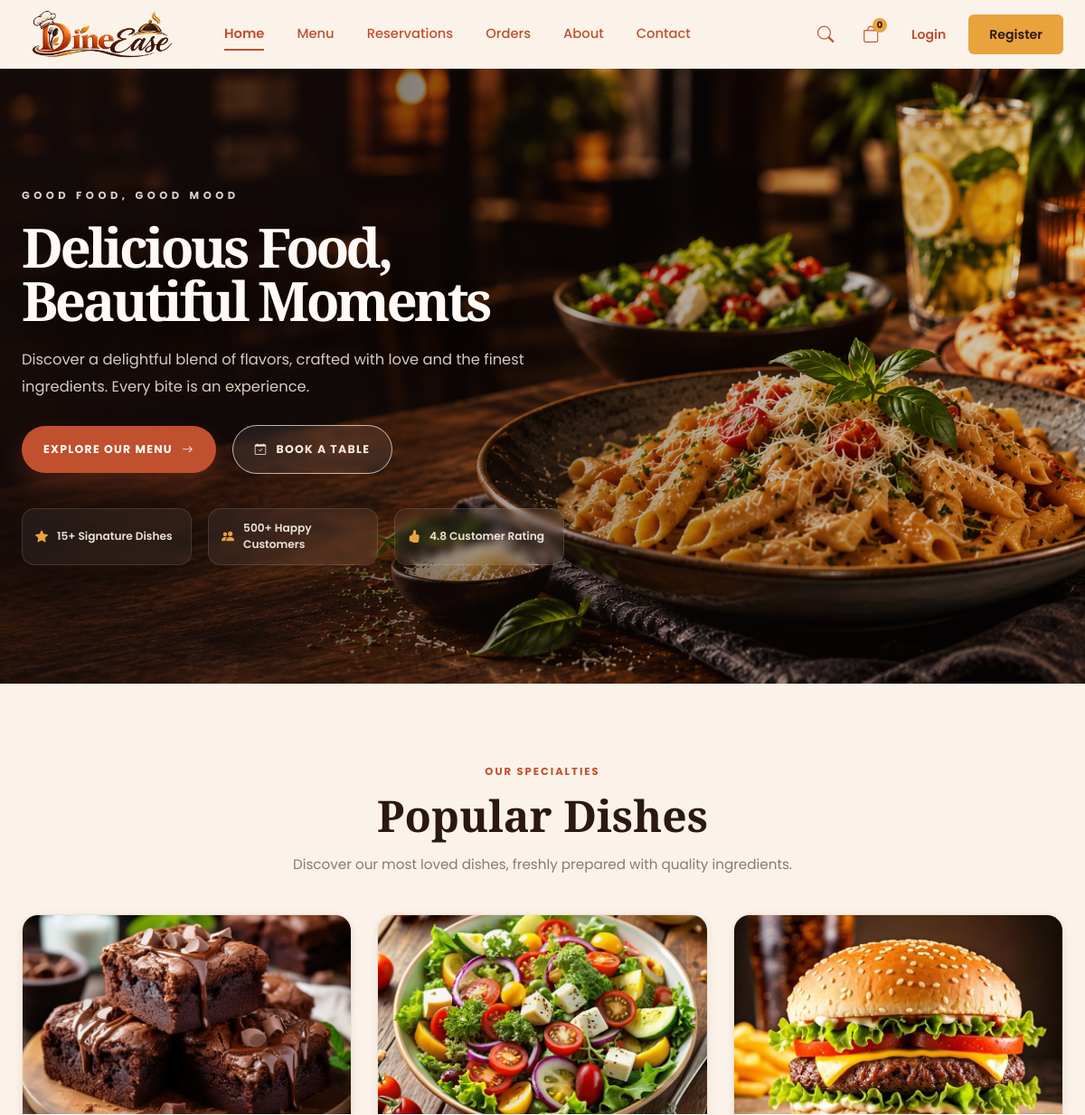
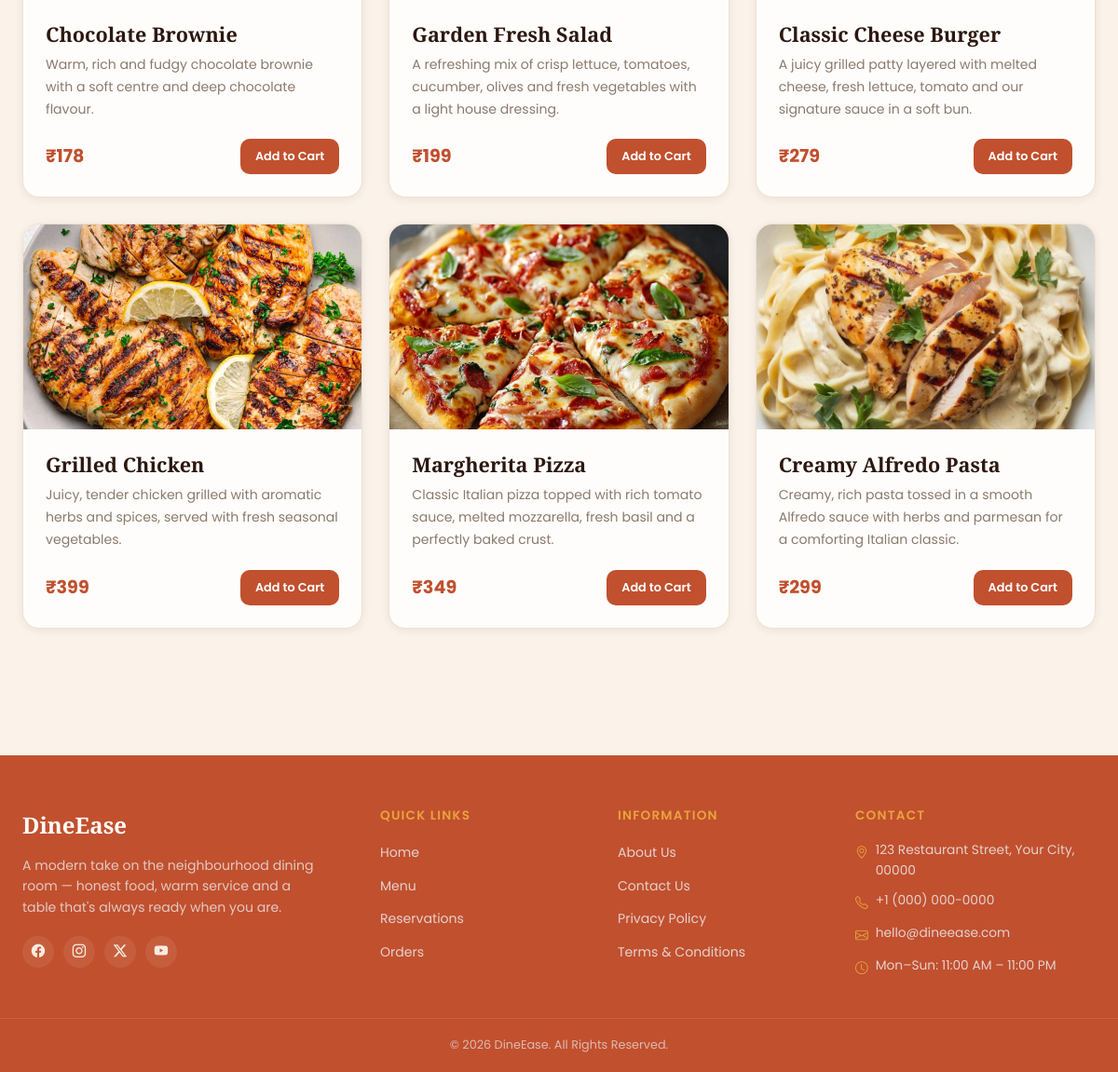
The page / on the database its author committed (2 pictures, top to bottom).
### menu/models.py (models this page shows, shortened)
class Menu(models.Model):
	name = models.CharField(max_length=120)
	description = models.TextField()
	price = models.DecimalField(max_digits=8, decimal_places=2)
	image = models.ImageField(upload_to='menu/', blank=True)
	category = models.CharField(max_length=80, blank=True)
	is_available = models.BooleanField(default=True)
	created_at = models.DateTimeField(auto_now_add=True)
	class Meta:
		ordering = ('-created_at',)

### menu/views.py (the view)
# urls.py: 2. Add a URL to urlpatterns:  path('', views.home, name='home')
def home(request):
    popular_dishes = Menu.objects.filter(is_available=True)[:6]
    return render(request, 'home.html', {'popular_dishes': popular_dishes})

### templates/home.html (shortened to what this page needs)
{% extends 'base.html' %}
{% load static %}
{% block content %}
<section class="home-hero" aria-label="DineEase restaurant promotion">
    <div class="home-hero-inner container">
        <div class="home-hero-content">
            <p class="home-hero-kicker">GOOD FOOD, GOOD MOOD</p>
            <h1 class="home-hero-title">
                Delicious Food,<br>
                Beautiful Moments
            </h1>
            <p class="home-hero-description">
                Discover a delightful blend of flavors, crafted with love and the finest ingredients. Every bite is an experience.
            </p>
            <div class="home-hero-actions">
                <a href="{% url 'menu' %}" class="home-hero-btn home-hero-btn-primary" aria-label="Explore our menu">
                    <span>EXPLORE OUR MENU</span>
                    <i class="bi bi-arrow-right"></i>
                </a>
                <a href="{% url 'reservations' %}" class="home-hero-btn home-hero-btn-secondary" aria-label="Book a table">
                    <i class="bi bi-calendar-check"></i>
                    <span>BOOK A TABLE</span>
                </a>
            </div>
            <div class="home-hero-features" aria-label="Key restaurant highlights">
                <div class="home-hero-feature">
                    <i class="bi bi-star-fill"></i>
                    <span>15+ Signature Dishes</span>
                </div>
                <div class="home-hero-feature">
                    <i class="bi bi-people-fill"></i>
                    <span>500+ Happy Customers</span>
                </div>
                <div class="home-hero-feature">
                    <i class="bi bi-hand-thumbs-up-fill"></i>
                    <span>4.8 Customer Rating</span>
                </div>
            </div>
        </div>
    </div>
</section>
{% endblock %}

### templates/base.html (shortened to what this page needs)
{% load static %}
<!DOCTYPE html>
<html lang="en">
<head>
    <link rel="stylesheet" href="https://cdn.jsdelivr.net/npm/bootstrap-icons@1.11.3/font/bootstrap-icons.min.css">
    <link rel="stylesheet" href="{% static 'css/style.css' %}">
</head>
<body>
    <header class="site-header">
        <nav class="navbar" id="navbar">
            <div class="navbar-inner">
                {% load static %}
                <a href="/" class="navbar-brand">
                    <img src="{% static 'images/Loogoo.png' %}" alt="DineEase Logo" class="navbar-logo">
                </a>
                <ul class="nav-links" id="navLinks">
                    <li><a href="{% url 'home' %}"
                            class="nav-link {% if request.resolver_match.url_name == 'home' %}active{% endif %}">Home</a>
                    </li>
                    <li><a href="{% url 'menu' %}"
                            class="nav-link {% if request.resolver_match.url_name == 'menu' %}active{% endif %}">Menu</a>
                    </li>
                    <li><a href="{% url 'reservations' %}"
                            class="nav-link {% if request.resolver_match.url_name == 'reservations' %}active{% endif %}">Reservations</a>
                    </li>
                    <li><a href="#"
                            class="nav-link {% if request.resolver_match.url_name == 'orders' %}active{% endif %}">Orders</a>
                    </li>
                    <li><a href="#"
                            class="nav-link {% if request.resolver_match.url_name == 'about' %}active{% endif %}">About</a>
                    </li>
                    <li><a href="#"
                            class="nav-link {% if request.resolver_match.url_name == 'contact' %}active{% endif %}">Contact</a>
                    </li>
                </ul>
                <div class="nav-actions">
                    <button type="button" class="icon-btn" id="searchToggle" aria-label="Search">
                        <i class="bi bi-search"></i>
                    </button>
                    <a href="{% url 'cart' %}" class="icon-btn cart-btn" aria-label="Cart">
                        <i class="bi bi-bag"></i>
                        <span class="cart-count">{{ request.session.cart|length|default:0 }}</span>
                    </a>
                    {% if user.is_authenticated %}
                    <div class="user-dropdown">
                        <button type="button" class="user-dropdown-toggle" id="userDropdownToggle">
                            <i class="bi bi-person-circle"></i>
                            <span class="user-name">{{ user.first_name|default:user.username }}</span>
                            <i class="bi bi-chevron-down dropdown-caret"></i>
                        </button>
                        <div class="user-dropdown-menu" id="userDropdownMenu">
                            <a href="#"><i class="bi bi-person"></i> My Profile</a>
                            <a href="#"><i class="bi bi-receipt"></i> My Orders</a>
                            <a href="#"><i class="bi bi-calendar-check"></i> My Reservations</a>
                            <hr>
                            <a href="#"><i class="bi bi-box-arrow-right"></i> Logout</a>
                        </div>
                    </div>
                    {% else %}
                    <a href="#" class="btn btn-text">Login</a>
                    <a href="#" class="btn btn-gold">Register</a>
                    {% endif %}
                </div>
            </div>
        </nav>
    </header>
    <main class="site-main">
        {% block content %}
        {% endblock %}
    </main>
     <section class="popular-dishes">
    <div class="container">
        <div class="section-heading">
            <span>OUR SPECIALTIES</span>
            <h2>Popular Dishes</h2>
            <p>
                Discover our most loved dishes, freshly prepared with quality ingredients.
            </p>
        </div>
        <div class="dishes-grid">
            {% for dish in popular_dishes %}
            <div class="dish-card">
                {% if dish.image %}
                <img src="{{ dish.image.url }}" alt="{{ dish.name }}" class="dish-image">
                {% else %}
                <div class="dish-image dish-image-fallback" role="img" aria-label="{{ dish.name }}"></div>
                {% endif %}
                <div class="dish-content">
                    <h3>{{ dish.name }}</h3>
                    <p>{{ dish.description }}</p>
                    <div class="dish-bottom">
                        <strong>₹{{ dish.price|floatformat:0 }}</strong>
                        <form action="{% url 'add_to_cart' %}" method="post" class="dish-cart-form">
                            <button type="submit">Add to Cart</button>
                        </form>
                    </div>
                </div>
            </div>
            {% empty %}
            <p class="dish-empty">No popular dishes are available yet.</p>
            {% endfor %}
        </div>
    </div>
</section>
    <footer class="site-footer">
        <div class="footer-inner">
            <div class="footer-col footer-brand">
                <span class="footer-logo">Dine<span class="brand-accent">Ease</span></span>
                <p>A modern take on the neighbourhood dining room — honest food, warm service and a table that's always
                    ready when you are.</p>
                <div class="social-icons">
                    <a href="#" aria-label="Facebook"><i class="bi bi-facebook"></i></a>
                    <a href="#" aria-label="Instagram"><i class="bi bi-instagram"></i></a>
                    <a href="#" aria-label="Twitter / X"><i class="bi bi-twitter-x"></i></a>
                    <a href="#" aria-label="YouTube"><i class="bi bi-youtube"></i></a>
                </div>
            </div>
            <div class="footer-col">
                <h4>Quick Links</h4>
                <ul>
                    <li><a href="#">Home</a></li>
                    <li><a href="#">Menu</a></li>
                    <li><a href="#">Reservations</a></li>
                    <li><a href="#">Orders</a></li>
                </ul>
            </div>
            <div class="footer-col">
                <h4>Information</h4>
                <ul>
                    <li><a href="#">About Us</a></li>
                    <li><a href="#">Contact Us</a></li>
                    <li><a href="#">Privacy Policy</a></li>
                    <li><a href="#">Terms &amp; Conditions</a></li>
                </ul>
            </div>
            <div class="footer-col">
                <h4>Contact</h4>
                <ul class="footer-contact">
                    <li><i class="bi bi-geo-alt"></i> 123 Restaurant Street, Your City, 00000</li>
                    <li><i class="bi bi-telephone"></i> +1 (000) 000-0000</li>
                    <li><i class="bi bi-envelope"></i> hello@dineease.com</li>
                    <li><i class="bi bi-clock"></i> Mon&ndash;Sun: 11:00 AM &ndash; 11:00 PM</li>
                </ul>
            </div>
        </div>
        <div class="footer-bottom">
            <p>&copy; 2026 DineEase. All Rights Reserved.</p>
        </div>
    </footer>
</body>
</html>

### rows shown on the page
Menu: image (picture), name "Chocolate Brownie", description "Warm, rich and fudgy chocolate brownie with a soft centre and deep chocolate flavour.", price "178"
Menu: image (picture), name "Garden Fresh Salad", description "A refreshing mix of crisp lettuce, tomatoes, cucumber, olives and fresh vegetables with a light house dressing.", price "199"
Menu: image (picture), name "Classic Cheese Burger", description "A juicy grilled patty layered with melted cheese, fresh lettuce, tomato and our signature sauce in a soft bun.", price "279"
Menu: image (picture), name "Grilled Chicken", description "Juicy, tender chicken grilled with aromatic herbs and spices, served with fresh seasonal vegetables.", price "399"
Menu: image (picture), name "Margherita Pizza", description "Classic Italian pizza topped with rich tomato sauce, melted mozzarella, fresh basil and a perfectly baked crust.", price "349"
Menu: image (picture), name "Creamy Alfredo Pasta", description "Creamy, rich pasta tossed in a smooth Alfredo sauce with herbs and parmesan for a comforting Italian classic.", price "299"

### other values the page prints
{{ request.session.cart|length|default:0 }} "0"
